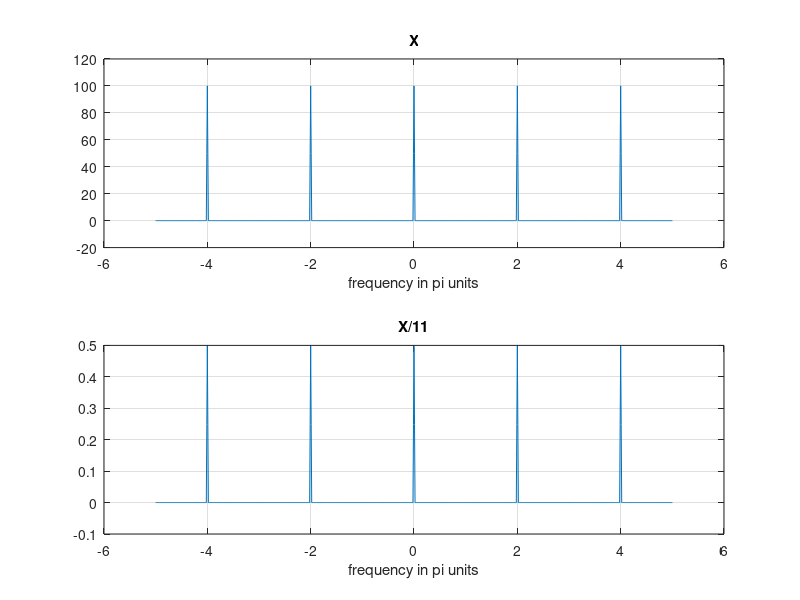

Write MATLAB code to recreate this figure.
function[]=Q6d()
k=-500:500;w=(pi/100)*k;
n=-100:100;
m=1;
while(m<=201)
    x(m)=0.5+0.5*cos(pi*(m-101)/100)
    m=m+1;
end
X=x*(exp(-j*pi/100)).^(n'*k);
magX=abs(X);angX=angle(X);
subplot(2,1,1);plot(w/pi,X);grid
xlabel('frequency in pi units');title('X')
subplot(2,1,2);plot(w/pi,X/201);grid
xlabel('frequency in pi units');title('X/11')